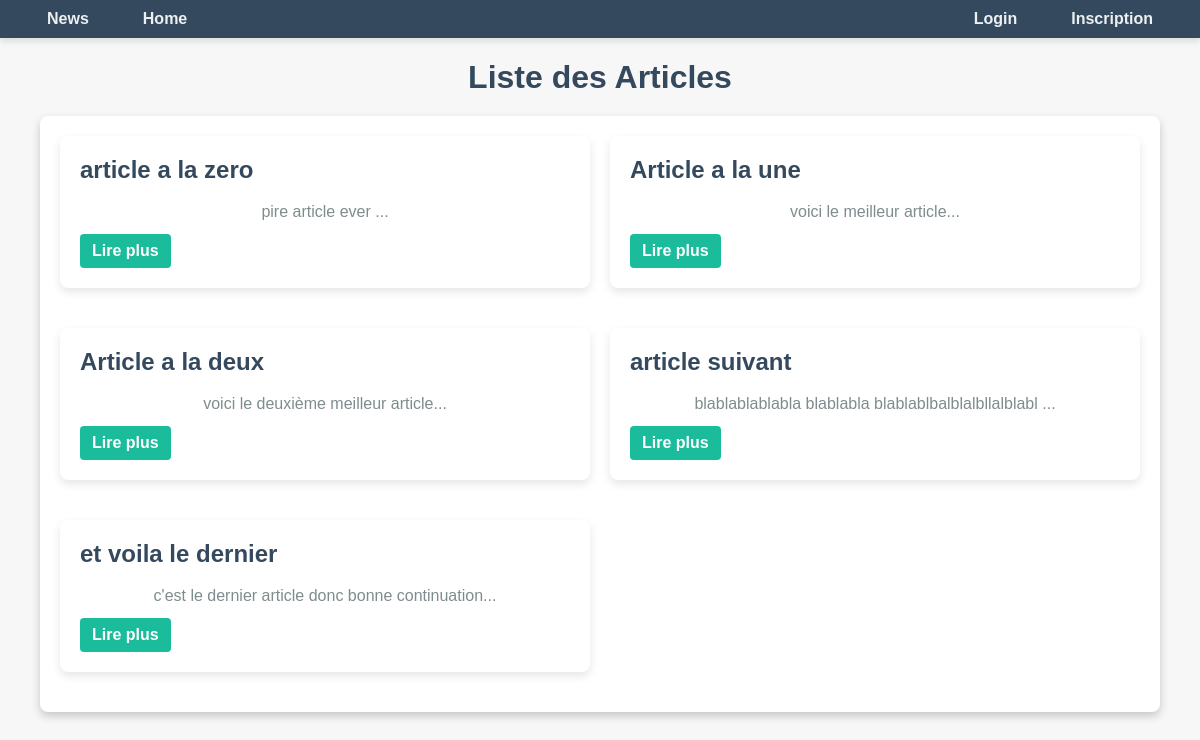
Page /news.php on the committed database.
### tables this page shows
CREATE TABLE `articles` (
  `id_article` int(11) NOT NULL,
  `titre` text NOT NULL,
  `contenu` text NOT NULL
);

### libs/article.php (called while the page is built, shortened)
<?php
    function get_articles($pdo): array
    {
        $query = $pdo->prepare("SELECT * FROM articles");
        $query->execute();
        $result = $query->fetchAll(PDO::FETCH_ASSOC);
        return $result;
    }
?>

### news.php (the view, shortened to what this page needs)
<!DOCTYPE html>
<html lang="fr">
<head>
    <link rel="stylesheet" href="styles.css">
</head>
<?php
include "menu.php";
include "libs/pdo.php";
include "libs/article.php";
$articles = get_articles($pdo);
?>
<body>
    <h1 class="page-title">Liste des Articles</h1>
    <div class="news">
        <?php
        if (count($articles) > 0) {
            foreach ($articles as $article) {?>
                <div class='article-card'>
                    <h2 class='article-title'><a href='actualite.php?id=<?= $article["id_article"] ?>'> <?= $article["titre"] ?> </a></h2>
                    <p class='article-content'><?= substr($article["contenu"], 0, 150) . "..." ?></p>
                    <a href='actualite.php?id=<?= $article["id_article"] ?>' class='read-more'>Lire plus</a>
                </div>
        <?php } } else { ?>
            <p>Aucun article disponible.</p>
        <?php } ?>
    </div>
</body>
</html>

### styles.css (style rules this page uses)
body { margin: 0; font-family: Arial, sans-serif; background-color: #f7f7f7; }
.container, .news { background-color: #ffffff; border-radius: 8px; box-shadow: 0 4px 10px rgba(0, 0, 0, 0.2); padding: 20px 30px; width: 100%; max-width: 400px; margin: 50px auto; }
.news, .article { width: 90%; max-width: 1200px; margin: 20px auto; padding: 20px; }
.page-title { text-align: center; font-size: 32px; color: #34495e; margin-bottom: 20px; }
.article-card { background-color: #ffffff; border-radius: 8px; box-shadow: 0 4px 10px rgba(0, 0, 0, 0.1); margin-bottom: 20px; padding: 20px; transition: box-shadow 0.3s ease; }
.article-title { font-size: 24px; color: #34495e; margin: 0 0 10px 0; }
.article-title a { text-decoration: none; color: #34495e; font-weight: bold; }
.article-content { font-size: 16px; color: #7f8c8d; line-height: 1.5; margin-bottom: 10px; }
.read-more { display: inline-block; padding: 8px 12px; background-color: #1abc9c; color: white; text-decoration: none; border-radius: 4px; font-weight: bold; }
p { text-align: center; font-size: 18px; color: #e74c3c; }
.news { width: 90%; max-width: 1200px; margin: 20px auto; padding: 20px; display: grid; grid-template-columns: repeat(2, 1fr); gap: 20px; }

### rows in the picture
articles: titre "article a la zero", contenu "pire article ever"
articles: titre "Article a la une", contenu "voici le meilleur article"
articles: titre "Article a la deux", contenu "voici le deuxième meilleur article"
articles: titre "article suivant", contenu "blablablablabla blablabla blablablbalblalbllalblabl"
articles: titre "et voila le dernier", contenu "c'est le dernier article donc bonne continuation"
